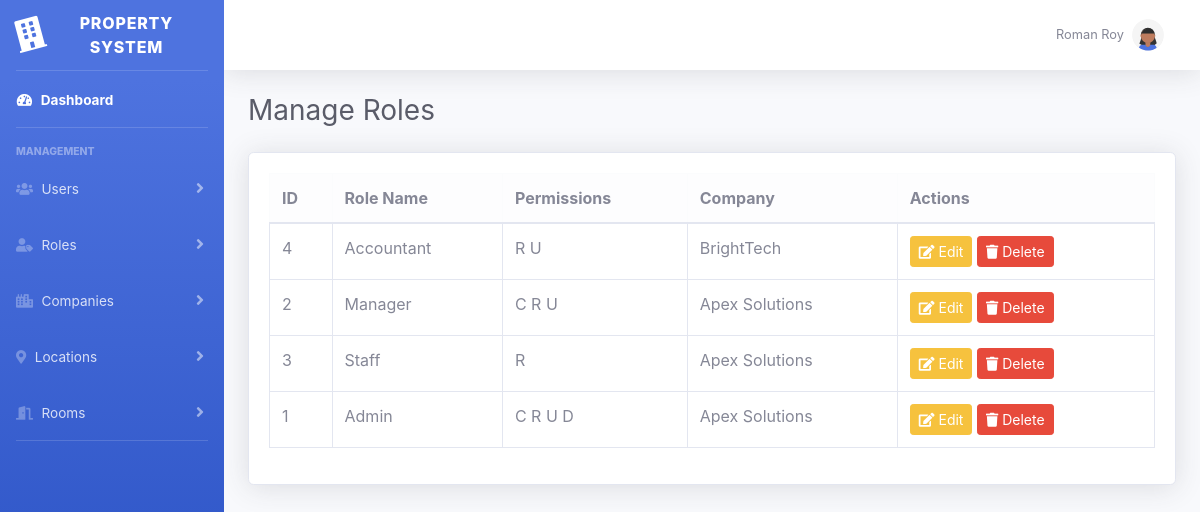
/admin.php?action=manageRoles (signed in), run on the app's committed database.
### tables this page shows
CREATE TABLE `roles` (
  `role_id` int(11) NOT NULL,
  `role_name` varchar(50) NOT NULL,
  `can_create` tinyint(1) NOT NULL DEFAULT 0,
  `can_read` tinyint(1) NOT NULL DEFAULT 0,
  `can_update` tinyint(1) NOT NULL DEFAULT 0,
  `can_delete` tinyint(1) NOT NULL DEFAULT 0,
  `company_id` int(11) NOT NULL,
  `created_at` timestamp NOT NULL DEFAULT current_timestamp()
);

CREATE TABLE `companies` (
  `company_id` int(11) NOT NULL,
  `company_name` varchar(150) NOT NULL,
  `created_at` timestamp NOT NULL DEFAULT current_timestamp(),
  `description` text DEFAULT NULL,
  `email` varchar(100) DEFAULT NULL,
  `phone` varchar(20) DEFAULT NULL,
  `website` varchar(100) DEFAULT NULL,
  `is_deleted` tinyint(1) NOT NULL DEFAULT 0
);

### classes/Role.php (called while the page is built, shortened)
<?php
class Role {
    public static function getAll($pdo, $company_id = null) {
        if ($company_id) {
            $stmt = $pdo->prepare("SELECT * FROM roles WHERE company_id = ? ORDER BY created_at DESC");
            $stmt->execute([$company_id]);
            return $stmt->fetchAll(PDO::FETCH_ASSOC);
        } else {
            $stmt = $pdo->query("SELECT * FROM roles ORDER BY created_at DESC");
            return $stmt->fetchAll(PDO::FETCH_ASSOC);
        }
    }
}

### templates/roles/manage_roles.php (the view, shortened to what this page needs)
<?php include __DIR__ . "/../include/header.php"; ?>
<div id="wrapper">
    <?php include __DIR__ . "/../include/sidebar.php"; ?>
    <div id="content-wrapper" class="d-flex flex-column">
        <div id="content">
            <?php include __DIR__ . "/../include/topbar.php"; ?>
            <div class="container-fluid">
                <h1 class="h3 mb-4 text-gray-800">
                    <?= isset($results['pageTitle']) ? $results['pageTitle'] : 'Manage Roles' ?>
                </h1>
                <div class="card shadow mb-4">
                    <div class="card-body">
                        <table class="table table-bordered">
                            <thead class="table-light">
                                <tr>
                                    <th>ID</th>
                                    <th>Role Name</th>
                                    <th>Permissions</th>
                                    <th>Company</th>
                                    <th>Actions</th>
                                </tr>
                            </thead>
                            <tbody>
                                <?php if (!empty($results['roles'])): ?>
                                    <?php foreach ($results['roles'] as $role): ?>
                                        <tr>
                                            <td><?= $role['role_id'] ?></td>
                                            <td><?= htmlspecialchars($role['role_name']) ?></td>
                                            <td>
                                                <?= $role['can_create'] ? 'C ' : '' ?>
                                                <?= $role['can_read'] ? 'R ' : '' ?>
                                                <?= $role['can_update'] ? 'U ' : '' ?>
                                                <?= $role['can_delete'] ? 'D ' : '' ?>
                                            </td>
                                            <td>
                                                <?php
                                                $companyStmt = $pdo->prepare("SELECT company_name FROM companies WHERE company_id = ?");
                                                $companyStmt->execute([$role['company_id']]);
                                                $company = $companyStmt->fetch();
                                                echo $company ? htmlspecialchars($company['company_name']) : '';
                                                ?>
                                            </td>
                                            <td>
                                                <a href="<?= BASE_URL ?>/admin.php?action=editRole&id=<?= $role['role_id'] ?>" class="btn btn-sm btn-warning">
                                                    <i class="fas fa-edit"></i> Edit
                                                </a>
                                                <a href="<?= BASE_URL ?>/admin.php?action=manageRoles&delete=<?= $role['role_id'] ?>" class="btn btn-sm btn-danger" onclick="return confirm('Delete this role?')">
                                                    <i class="fas fa-trash"></i> Delete
                                                </a>
                                            </td>
                                        </tr>
                                    <?php endforeach; ?>
                                <?php else: ?>
                                    <tr>
                                        <td colspan="5" class="text-center">No roles found</td>
                                    </tr>
                                <?php endif; ?>
                            </tbody>
                        </table>
                    </div>
                </div>
            </div>
        </div>
        <?php include __DIR__ . "/../include/footer.php"; ?>

### admin.php (shortened to what this page needs)
<?php
require("config/config.php");
require_once __DIR__ . "/classes/Role.php";
$action = $_GET['action'] ?? "";
switch ($action) {
    case 'manageRoles':
    manageRoles();
    break;
}
function manageRoles() {
    global $pdo;
    $results = ['message' => '', 'pageTitle' => 'Manage Roles'];
    $results['roles'] = Role::getAll($pdo);
    require(TEMPLATE_PATH . "/roles/manage_roles.php");
}

### templates/include/header.php (shortened to what this page needs)
<!DOCTYPE html>
<html lang="en">
<head>
  <link href="<?= BASE_URL ?>/assets/vendor/fontawesome-free/css/all.min.css" rel="stylesheet">
  <link href="<?= BASE_URL ?>/assets/css/sb-admin-2.min.css" rel="stylesheet">
</head>
<body id="page-top">

### templates/include/sidebar.php (shortened to what this page needs)
<ul class="navbar-nav bg-gradient-primary sidebar sidebar-dark accordion" id="accordionSidebar">
  <a class="sidebar-brand d-flex align-items-center justify-content-center" href="<?= BASE_URL ?>/admin.php">
    <div class="sidebar-brand-icon rotate-n-15">
      <i class="fas fa-building"></i>
    </div>
    <div class="sidebar-brand-text mx-3">Property System</div>
  </a>
  <hr class="sidebar-divider my-0">
  <li class="nav-item active">
    <a class="nav-link" href="<?= BASE_URL ?>/admin.php">
      <i class="fas fa-fw fa-tachometer-alt"></i>
      <span>Dashboard</span>
    </a>
  </li>
  <hr class="sidebar-divider">
  <div class="sidebar-heading">
    Management
  </div>
  <li class="nav-item">
    <a class="nav-link collapsed" href="#" data-toggle="collapse" data-target="#collapseUsers" aria-expanded="true" aria-controls="collapseUsers">
      <i class="fas fa-users"></i>
      <span>Users</span>
    </a>
  </li>
  <li class="nav-item">
    <a class="nav-link collapsed" href="#" data-toggle="collapse" data-target="#collapseRoles" aria-expanded="true" aria-controls="collapseRoles">
      <i class="fas fa-user-tag"></i>
      <span>Roles</span>
    </a>
  </li>
  <li class="nav-item">
    <a class="nav-link collapsed" href="#" data-toggle="collapse" data-target="#collapseCompanies" aria-expanded="true" aria-controls="collapseCompanies">
      <i class="fas fa-city"></i>
      <span>Companies</span>
    </a>
  </li>
  <li class="nav-item">
    <a class="nav-link collapsed" href="#" data-toggle="collapse" data-target="#collapseLocations" aria-expanded="true" aria-controls="collapseLocations">
      <i class="fas fa-map-marker-alt"></i>
      <span>Locations</span>
    </a>
  </li>
<li class="nav-item">
  <a class="nav-link collapsed" href="#" data-toggle="collapse" data-target="#collapseRooms" aria-expanded="true" aria-controls="collapseRooms">
    <i class="fas fa-door-open"></i>
    <span>Rooms</span>
  </a>
</li>
  <hr class="sidebar-divider d-none d-md-block">
</ul>

### templates/include/topbar.php (shortened to what this page needs)
<nav class="navbar navbar-expand navbar-light bg-white topbar mb-4 static-top shadow">
  <ul class="navbar-nav ml-auto">
    <li class="nav-item dropdown no-arrow">
      <a class="nav-link dropdown-toggle" href="#" id="userDropdown" role="button"
         data-toggle="dropdown" aria-haspopup="true" aria-expanded="false">
        <span class="mr-2 d-none d-lg-inline text-gray-600 small">
          <?= htmlspecialchars($_SESSION['user_name'] ?? 'Admin User') ?>
        </span>
	<span class="mr-2 d-none d-lg-inline text-gray-600 small">
        <img class="img-profile rounded-circle"
             src="<?= BASE_URL ?>/assets/img/undraw_profile_1.svg">
      </a>
    </li>
  </ul>
</nav>

### templates/include/footer.php (shortened to what this page needs)
</body>
</html>

### data on the page
roles: role_id "4", role_name "Accountant", can_read "R", can_update "U", company.company_name "BrightTech"
roles: role_id "2", role_name "Manager", can_create "C", can_read "R", can_update "U", company.company_name "Apex Solutions"
roles: role_id "3", role_name "Staff", can_read "R", company.company_name "Apex Solutions"
roles: role_id "1", role_name "Admin", can_create "C", can_read "R", can_update "U", can_delete "D", company.company_name "Apex Solutions"

### other printed values
$_SESSION['user_name'] "Roman Roy"
$results['pageTitle'] "Manage Roles"
